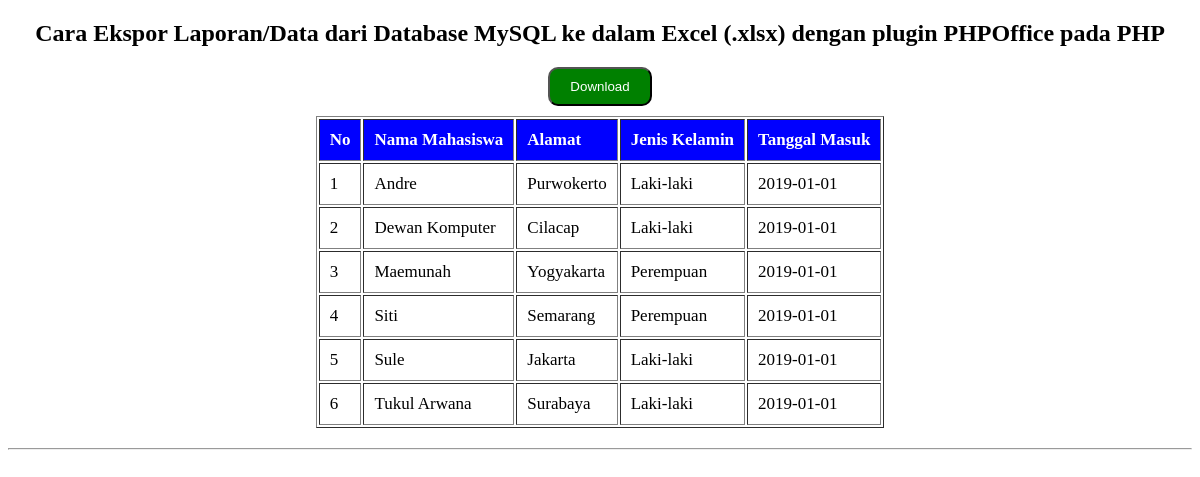
The page / on the database its author committed.
### tables this page shows
CREATE TABLE `tbl_mahasiswa` (
  `id` int(11) NOT NULL,
  `nama_mahasiswa` varchar(255) NOT NULL,
  `alamat` text NOT NULL,
  `jenis_kelamin` varchar(255) NOT NULL,
  `tgl_masuk` date NOT NULL
);

### index.php (the view, shortened to what this page needs)
<?php
include 'koneksi.php';
?>
<!DOCTYPE html>
<html>
<head>
</head>
<body>
	<div align="center">
		<h2>Cara Ekspor Laporan/Data dari Database MySQL ke dalam Excel (.xlsx) dengan plugin PHPOffice pada PHP</h2>
		<a href="ekspor.php">
			<button class="download">Download</button>
		</a>
		<table border="1">
	    	<thead>
	    		<tr>
	    			<td>No</td>
	    			<td>Nama Mahasiswa</td>
	    			<td>Alamat</td>
	    			<td>Jenis Kelamin</td>
	    			<td>Tanggal Masuk</td>
	    		</tr>
	    	</thead>
	    	<tbody>
				<?php
			        $no = 1;
			        $query = "SELECT * FROM tbl_mahasiswa ORDER BY nama_mahasiswa ASC";
			        $dewan1 = $db1->prepare($query);
			        $dewan1->execute();
			        $res1 = $dewan1->get_result();
			        if ($res1->num_rows > 0) {
				        while ($row = $res1->fetch_assoc()) {
				            $nama_mahasiswa = $row['nama_mahasiswa'];
				            $alamat = $row['alamat'];
				            $jenis_kelamin = $row['jenis_kelamin'];
				            $tgl_masuk = $row['tgl_masuk'];
							echo "<tr>";
								echo "<td>".$no++."</td>";
								echo "<td>".$nama_mahasiswa."</td>";
								echo "<td>".$alamat."</td>";
								echo "<td>".$jenis_kelamin."</td>";
								echo "<td>".$tgl_masuk."</td>";
							echo "</tr>";
			    	} } else {
			    		echo "<tr>";
			    			echo "<td colspan='5'>Tidak ada data ditemukan</td>";
			    		echo "</tr>";
			     	}
			    ?>
	    	</tbody>
	    </table>
    </div><hr>
</body>
</html>

### index.php (style rules this page uses)
table { font-size: 17px; }
thead { font-weight: bold; background-color: blue; color: white; }
td { padding: 10px; }
hr { margin-top: 20px; margin-bottom: 20px; }
.download { background-color: green; color: #fff; border-radius: 10px; padding: 10px 20px 10px 20px; margin-bottom: 10px; }

### rows shown on the page
tbl_mahasiswa: nama_mahasiswa "Andre", alamat "Purwokerto", jenis_kelamin "Laki-laki", tgl_masuk "2019-01-01"
tbl_mahasiswa: nama_mahasiswa "Dewan Komputer", alamat "Cilacap", jenis_kelamin "Laki-laki", tgl_masuk "2019-01-01"
tbl_mahasiswa: nama_mahasiswa "Maemunah", alamat "Yogyakarta", jenis_kelamin "Perempuan", tgl_masuk "2019-01-01"
tbl_mahasiswa: nama_mahasiswa "Siti", alamat "Semarang", jenis_kelamin "Perempuan", tgl_masuk "2019-01-01"
tbl_mahasiswa: nama_mahasiswa "Sule", alamat "Jakarta", jenis_kelamin "Laki-laki", tgl_masuk "2019-01-01"
tbl_mahasiswa: nama_mahasiswa "Tukul Arwana", alamat "Surabaya", jenis_kelamin "Laki-laki", tgl_masuk "2019-01-01"
